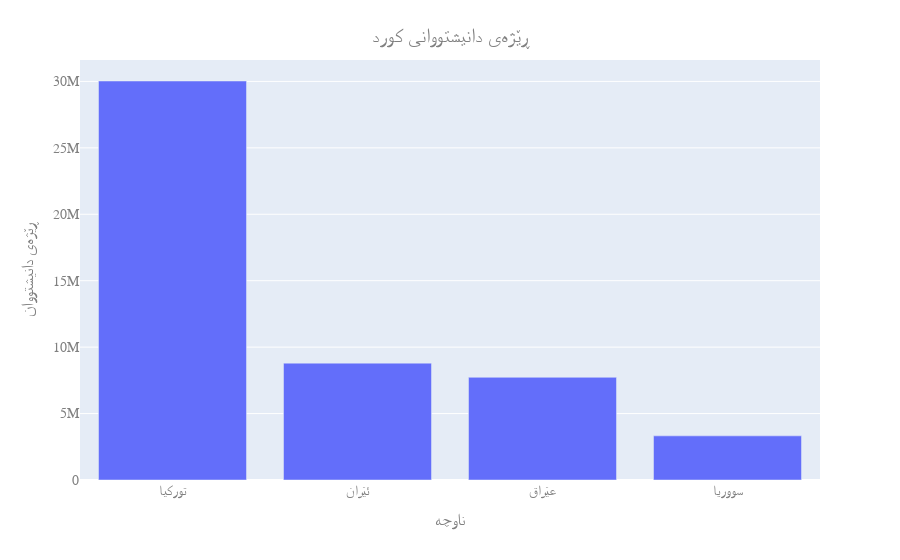

The cell this chart's notebook holds for it:
### Markdown cell above
## Sorani Kurdish plot

1. Add Sorani Kurdish title label, and axes labels.
2. Mirror UI, if required.
3. Calculate `tickvals` and generate `ticktext` values by appling `convert_to_sorani_ns()` in order to convert Western Arabic digits to Eastern Arabic digits, scale numbers to millions, and trim numbers.

### Code cell
fig = px.bar(x=total_df.index, y=total_df.values)

fig.update_layout(
    title={
        'text': 'ڕێژەی دانیشتووانی کورد',
        'y':0.95,
        'x':0.5,
        'xanchor': 'center',
        'yanchor': 'top'},
    xaxis_title="ناوچە",
    yaxis_title="ڕێژەی دانیشتووان",
    font=dict(
        family="Vazirmatn",
        size=14,
        color="Grey"
    )
)

fig.show()

### Figure 1 — Plotly figure (JSON) as saved in the notebook; plotly's stock layout.template omitted (floating-point values rounded to 4 significant figures)
{"data": [{"alignmentgroup": "True", "hovertemplate": "x=%{x}<br>y=%{y}<extra></extra>", "legendgroup": "", "marker": {"color": "#636efa", "pattern": {"shape": ""}}, "name": "", "offsetgroup": "", "orientation": "v", "showlegend": false, "textposition": "auto", "type": "bar", "x": ["تورکیا", "ئێران", "عێراق", "سووریا"], "xaxis": "x", "y": [30032000, 8796000, 7729000, 3322000], "yaxis": "y"}], "layout": {"autosize": true, "barmode": "relative", "font": {"color": "Grey", "family": "Vazirmatn", "size": 14}, "legend": {"tracegroupgap": 0}, "margin": {"t": 60}, "title": {"text": "ڕێژەی دانیشتووانی کورد", "x": 0.5, "xanchor": "center", "y": 0.95, "yanchor": "top"}, "xaxis": {"anchor": "y", "autorange": true, "domain": [0, 1], "range": [-0.5, 3.5], "title": {"text": "ناوچە"}, "type": "category"}, "yaxis": {"anchor": "x", "autorange": true, "domain": [0, 1], "range": [0, 31610000.0], "title": {"text": "ڕێژەی دانیشتووان"}, "type": "linear"}}}
